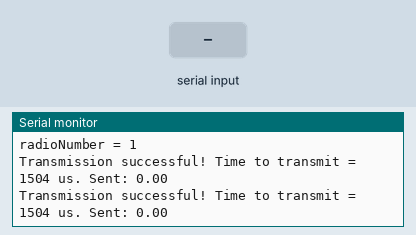
A sketch run on a simulated Arduino Uno, built with avr-gcc and run on an emulated ATmega328P. Shown: the last lines printed to the serial monitor. Inputs (shaded band) come from the test bench. No radio packets arrive unless stated.

Above: at 1.2 s.
1.3 s: byte 30 received over Serial
At 2.6 s:
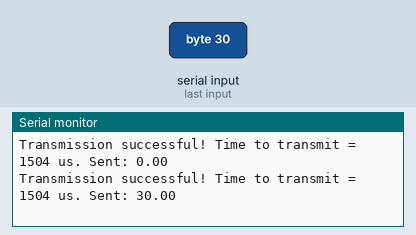
2.8 s: byte 90 received over Serial
At 3.8 s:
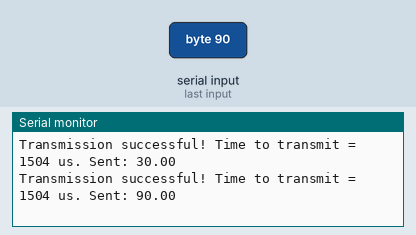
4.3 s: byte 120 received over Serial
At 5.7 s:
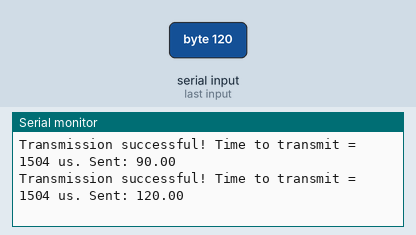
Timing chart, 0 to 7.3 s (numbered marks = the images above; inputs shaded):
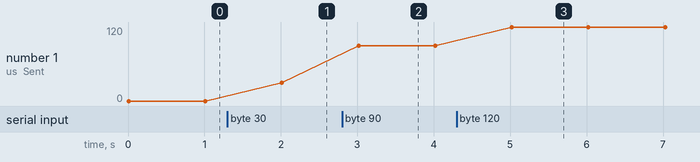

Measured:
- after the input at 1.3 s, the serial monitor: prints a new line after 0.71 s (image 1)
- after the input at 2.8 s, the serial monitor: prints a new line after 0.22 s (image 2)
- after the input at 4.3 s, the serial monitor: prints a new line after 0.72 s (image 3)
- plotted number 1: 0 → 30 after the input at 1.3 s, 30 → 90 after the input at 2.8 s, 90 → 120 after the input at 4.3 s

The sketch:

fin_transmit_v2.ino
```cpp
// (licence header left out)
#include <SPI.h>
// #include "printf.h"
#include "RF24.h"

#define CE_PIN 7
#define CSN_PIN 8
// instantiate an object for the nRF24L01 transceiver
RF24 radio(CE_PIN, CSN_PIN);

// Let these addresses be used for the pair
uint8_t address[][6] = { "1Nods", "2Nods" };
// It is very helpful to think of an address as a path instead of as
// an identifying device destination

// to use different addresses on a pair of radios, we need a variable to
// uniquely identify which address this radio will use to transmit
bool radioNumber = 1;  // 0 uses address[0] to transmit, 1 uses address[1] to transmit

// Used to control whether this node is sending or receiving
bool role = false;  // true = TX role, false = RX role

// For this example, we'll be using a payload containing
// a single float number that will be incremented
// on every successful transmission
float payload = 0.0;

void setup() {

  Serial.begin(115200);
  while (!Serial) {
    // some boards need to wait to ensure access to serial over USB
  }

  // initialize the transceiver on the SPI bus
  if (!radio.begin()) {
    Serial.println(F("radio hardware is not responding!!"));
    while (1) {}  // hold in infinite loop
  }

  // print example's introductory prompt
  Serial.println(F("RF24/examples/GettingStarted"));

  // To set the radioNumber via the Serial monitor on startup
  // Serial.println(F("Which radio is this? Enter '0' or '1'. Defaults to '0'"));
  // while (!Serial.available()) {
  //   // wait for user input
  // }
  // char input = Serial.parseInt();
  radioNumber = 1;
  Serial.print(F("radioNumber = "));
  Serial.println((int)radioNumber);

  // role variable is hardcoded to RX behavior, inform the user of this

  // Set the PA Level low to try preventing power supply related problems
  // because these examples are likely run with nodes in close proximity to
  // each other.
  radio.setPALevel(RF24_PA_LOW);  // RF24_PA_MAX is default.

  // save on transmission time by setting the radio to only transmit the
  // number of bytes we need to transmit a float
  radio.setPayloadSize(sizeof(payload));  // float datatype occupies 4 bytes

  // set the TX address of the RX node into the TX pipe
  radio.openWritingPipe(address[radioNumber]);  // always uses pipe 0

  // set the RX address of the TX node into a RX pipe
  radio.openReadingPipe(1, address[!radioNumber]);  // using pipe 1

  // additional setup specific to the node's role
  if (role) {
    radio.stopListening();  // put radio in TX mode
  } else {
    radio.startListening();  // put radio in RX mode
  }

  // For debugging info
  // printf_begin();             // needed only once for printing details
  // radio.printDetails();       // (smaller) function that prints raw register values
  // radio.printPrettyDetails(); // (larger) function that prints human readable data

}  // setup

void loop() {
  radio.stopListening();
  if (Serial.available()) {
    int c = Serial.read();
    payload = (float)c;

  }
  unsigned long start_timer = micros();                // start the timer
  bool report = radio.write(&payload, sizeof(float));  // transmit & save the report
  unsigned long end_timer = micros();                  // end the timer
  if (report) {
    Serial.print(F("Transmission successful! "));  // payload was delivered
    Serial.print(F("Time to transmit = "));
    Serial.print(end_timer - start_timer);  // print the timer result
    Serial.print(F(" us. Sent: "));
    Serial.println(payload);  // print payload sent
    // payload += 0.01;          // increment float payload
  } else {
    Serial.println(F("Transmission failed or timed out"));  // payload was not delivered
  }

  // to make this example readable in the serial monitor
  delay(1000);  // slow transmissions down by 1 second


}  // loop
```
